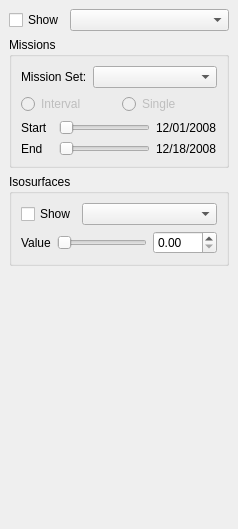
<?xml version="1.0" encoding="UTF-8"?>
<ui version="4.0">
 <class>DataViewOptionsDock</class>
 <widget class="QDockWidget" name="DataViewOptionsDock">
  <property name="geometry">
   <rect>
    <x>0</x>
    <y>0</y>
    <width>238</width>
    <height>529</height>
   </rect>
  </property>
  <property name="windowTitle">
   <string>View Options</string>
  </property>
  <widget class="QWidget" name="dockWidgetContents">
   <layout class="QVBoxLayout" name="verticalLayout">
    <item>
     <layout class="QHBoxLayout" name="horizontalLayout">
      <item>
       <widget class="QCheckBox" name="showSondeDataButton">
        <property name="sizePolicy">
         <sizepolicy hsizetype="Maximum" vsizetype="Fixed">
          <horstretch>0</horstretch>
          <verstretch>0</verstretch>
         </sizepolicy>
        </property>
        <property name="text">
         <string>Show</string>
        </property>
       </widget>
      </item>
      <item>
       <widget class="QComboBox" name="componentBox">
        <property name="sizePolicy">
         <sizepolicy hsizetype="Minimum" vsizetype="Fixed">
          <horstretch>0</horstretch>
          <verstretch>0</verstretch>
         </sizepolicy>
        </property>
       </widget>
      </item>
     </layout>
    </item>
    <item>
     <widget class="QGroupBox" name="groupBox_2">
      <property name="title">
       <string>Missions</string>
      </property>
      <layout class="QVBoxLayout" name="verticalLayout_3">
       <item>
        <layout class="QHBoxLayout" name="horizontalLayout_8">
         <item>
          <widget class="QLabel" name="label_5">
           <property name="text">
            <string>Mission Set:</string>
           </property>
          </widget>
         </item>
         <item>
          <widget class="QComboBox" name="startDateBox">
           <property name="sizePolicy">
            <sizepolicy hsizetype="Expanding" vsizetype="Fixed">
             <horstretch>0</horstretch>
             <verstretch>0</verstretch>
            </sizepolicy>
           </property>
          </widget>
         </item>
        </layout>
       </item>
       <item>
        <layout class="QHBoxLayout" name="horizontalLayout_4">
         <item>
          <widget class="QRadioButton" name="showIntervalMissionButton">
           <property name="enabled">
            <bool>false</bool>
           </property>
           <property name="text">
            <string>Interval</string>
           </property>
          </widget>
         </item>
         <item>
          <widget class="QRadioButton" name="showSingleMissionButton">
           <property name="enabled">
            <bool>false</bool>
           </property>
           <property name="text">
            <string>Single</string>
           </property>
          </widget>
         </item>
        </layout>
       </item>
       <item>
        <layout class="QHBoxLayout" name="horizontalLayout_2">
         <item>
          <widget class="QLabel" name="label_2">
           <property name="minimumSize">
            <size>
             <width>32</width>
             <height>0</height>
            </size>
           </property>
           <property name="text">
            <string>Start</string>
           </property>
          </widget>
         </item>
         <item>
          <widget class="QSlider" name="startMissionSlider">
           <property name="enabled">
            <bool>false</bool>
           </property>
           <property name="orientation">
            <enum>Qt::Horizontal</enum>
           </property>
          </widget>
         </item>
         <item>
          <widget class="QLabel" name="startMissionLabel">
           <property name="text">
            <string>12/01/2008</string>
           </property>
          </widget>
         </item>
        </layout>
       </item>
       <item>
        <layout class="QHBoxLayout" name="horizontalLayout_3">
         <item>
          <widget class="QLabel" name="label_4">
           <property name="minimumSize">
            <size>
             <width>32</width>
             <height>0</height>
            </size>
           </property>
           <property name="text">
            <string>End</string>
           </property>
          </widget>
         </item>
         <item>
          <widget class="QSlider" name="endMissionSlider">
           <property name="enabled">
            <bool>false</bool>
           </property>
           <property name="orientation">
            <enum>Qt::Horizontal</enum>
           </property>
          </widget>
         </item>
         <item>
          <widget class="QLabel" name="endMissionLabel">
           <property name="text">
            <string>12/18/2008</string>
           </property>
          </widget>
         </item>
        </layout>
       </item>
      </layout>
     </widget>
    </item>
    <item>
     <widget class="QGroupBox" name="isoGroupBox">
      <property name="title">
       <string>Isosurfaces</string>
      </property>
      <layout class="QVBoxLayout" name="verticalLayout_2">
       <item>
        <layout class="QHBoxLayout" name="horizontalLayout_5">
         <item>
          <widget class="QCheckBox" name="showIsoButton">
           <property name="sizePolicy">
            <sizepolicy hsizetype="Maximum" vsizetype="Fixed">
             <horstretch>0</horstretch>
             <verstretch>0</verstretch>
            </sizepolicy>
           </property>
           <property name="text">
            <string>Show</string>
           </property>
          </widget>
         </item>
         <item>
          <widget class="QComboBox" name="isoComponentBox">
           <property name="sizePolicy">
            <sizepolicy hsizetype="Minimum" vsizetype="Fixed">
             <horstretch>0</horstretch>
             <verstretch>0</verstretch>
            </sizepolicy>
           </property>
          </widget>
         </item>
        </layout>
       </item>
       <item>
        <layout class="QHBoxLayout" name="horizontalLayout_7">
         <item>
          <widget class="QLabel" name="label">
           <property name="text">
            <string>Value</string>
           </property>
          </widget>
         </item>
         <item>
          <widget class="QSlider" name="isoValueSlider">
           <property name="maximum">
            <number>100</number>
           </property>
           <property name="orientation">
            <enum>Qt::Horizontal</enum>
           </property>
          </widget>
         </item>
         <item>
          <widget class="QDoubleSpinBox" name="isoValueBox">
           <property name="minimumSize">
            <size>
             <width>64</width>
             <height>0</height>
            </size>
           </property>
          </widget>
         </item>
        </layout>
       </item>
      </layout>
     </widget>
    </item>
    <item>
     <spacer name="verticalSpacer">
      <property name="orientation">
       <enum>Qt::Vertical</enum>
      </property>
      <property name="sizeHint" stdset="0">
       <size>
        <width>203</width>
        <height>299</height>
       </size>
      </property>
     </spacer>
    </item>
   </layout>
  </widget>
 </widget>
 <resources/>
 <connections/>
</ui>
